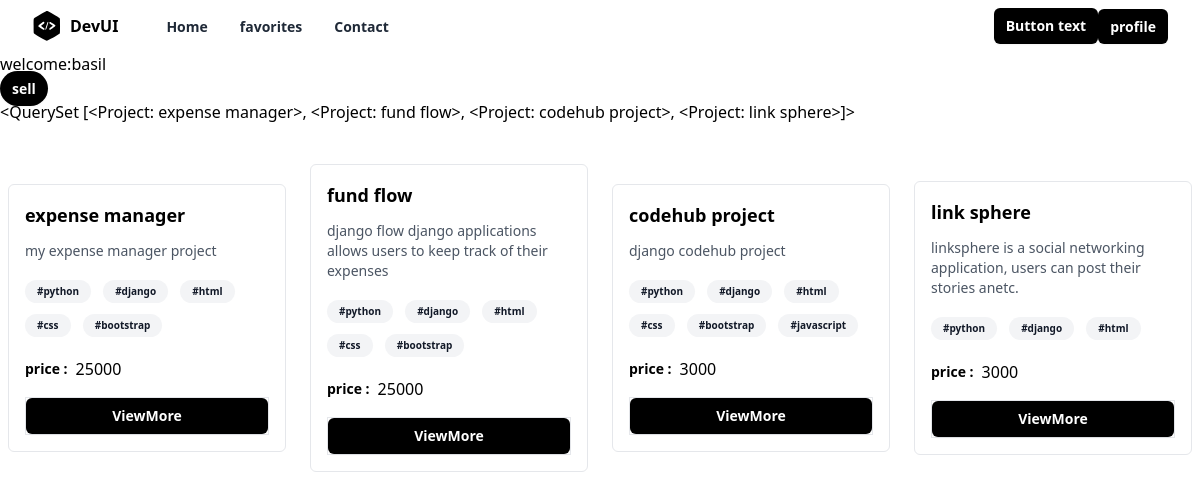
/index/ (signed in), run on the app's committed database.
### store/models.py (models this page shows)
class Project(models.Model):
    title=models.CharField(max_length=200)
    description=models.TextField()
    tag_objects=models.ManyToManyField(Tag)
    owner=models.ForeignKey(User,on_delete=models.CASCADE,related_name="projects")
    thumbnail=EmbedVideoField()
    price=models.PositiveIntegerField()
    files=models.FileField(upload_to="projects",null=True)
    created_date=models.DateTimeField(auto_now_add=True)
    updated_date=models.DateTimeField(auto_now=True)
    is_active=models.BooleanField(default=True)
    def __str__(self):
        return self.title

class Tag(models.Model):
    title=models.CharField(max_length=200,unique=True)
    created_date=models.DateTimeField(auto_now_add=True)
    updated_date=models.DateTimeField(auto_now=True)
    is_active=models.BooleanField(default=True)
    def __str__(self) -> str:
        return self.title

### store/views.py (the view)
# urls.py: path('index/',views.IndexView.as_view(),name="index"),
class IndexView(View):
    template_name="store/index.html"
    def get(self,request,*args,**kwargs):
        qs=Project.objects.all().exclude(owner=request.user)
        return render(request,self.template_name,{"projects":qs})

### store/templates/store/index.html (shortened to what this page needs)
{%extends 'store/base.html'%}
{%load embed_video_tags %}
{%block main_block%}
<h1>welcome:{{request.user}}</h1>
<div>
    <a
    href="{%url 'project-add'%}"
  type="button"
  class="rounded-full bg-black px-3 py-2 text-sm font-semibold text-white shadow-sm hover:bg-black/80 focus-visible:outline focus-visible:outline-2 focus-visible:outline-offset-2 focus-visible:outline-black"
>
  sell
</a>
</div>
{{projects}}
<div class="mx-auto grid w-full max-w-7xl items-center space-y-4 px-2 py-10 md:grid-cols-2 md:gap-6 md:space-y-0 lg:grid-cols-4">
  {%for p in projects%}
  <div class="rounded-md border">
    <div class="p-4">
      <h1 class="inline-flex items-center text-lg font-semibold">
        {{p.title}}
      </h1>
      <p class="mt-3 text-sm text-gray-600">
        {{p.description}}
      </p>
      <div class="mt-4">
        {%for t in p.tag_objects.all%}
        <span class="mb-2 mr-2 inline-block rounded-full bg-gray-100 px-3 py-1 text-[10px] font-semibold text-gray-900">
          #{{t}}
        </span>
        {%endfor%}
      </div>
      <div class="mt-3 flex items-center space-x-2">
        <span class="block text-sm font-semibold">price : </span>
        <span class="block">{{p.price}}</span>
      </div>
      <div class="mt-4 w-full border">
      <a
      href="{%url 'project-detail' p.id%}"
        type="button"
        class="w-full block text-center rounded-md bg-black px-3 py-2 text-sm font-semibold text-white shadow-sm hover:bg-black/80 focus-visible:outline focus-visible:outline-2 focus-visible:outline-offset-2 focus-visible:outline-black"
      >
        ViewMore
      </a>
      </div>
    </div>
  </div>
  {%endfor%}
</div>
{%endblock%}

### store/templates/store/base.html (shortened to what this page needs)
<!DOCTYPE html>
<html lang="en">
<head>
    <script src="https://cdn.tailwindcss.com"></script>
</head>
<body>
  <div class="relative w-full bg-white">
    <div class="mx-auto flex max-w-7xl items-center justify-between px-4 py-2 sm:px-6 lg:px-8">
      <div class="inline-flex items-center space-x-2">
        <span>
        </span>
        <span class="font-bold">DevUI</span>
      </div>
      <div class="hidden grow items-start lg:flex">
        <ul class="ml-12 inline-flex space-x-8">
          <li>
            <a
              href="{%url 'index'%}"
              class="text-sm font-semibold text-gray-800 hover:text-gray-900"
            >
              Home
            </a>
          </li>
          <li>
            <a
              href="{%url 'my-cart'%}"
              class="text-sm font-semibold text-gray-800 hover:text-gray-900"
            >
              favorites
            </a>
          </li>
          <li>
            <a
              href="#"
              class="text-sm font-semibold text-gray-800 hover:text-gray-900"
            >
              Contact
            </a>
          </li>
        </ul>
      </div>
      <div class="hidden lg:block">
        <button
          type="button"
          class="rounded-md bg-black px-3 py-2 text-sm font-semibold text-white shadow-sm hover:bg-black/80 focus-visible:outline focus-visible:outline-2 focus-visible:outline-offset-2 focus-visible:outline-black"
        >
          Button text
        </button>
      </div>
      <div class="hidden lg:block">
        <a href="{%url 'profile-update' request.user.profile.id%}"
          type="button"
          class="rounded-md bg-black px-3 py-2 text-sm font-semibold text-white shadow-sm hover:bg-black/80 focus-visible:outline focus-visible:outline-2 focus-visible:outline-offset-2 focus-visible:outline-black"
        >
          profile
        </a>
      </div>
    </div>
  </div>
  {%block main_block%}
  {%endblock%}
</body>
</html>

### data on the page
Project: title.title "<QuerySet [<Project: expense manager>, <Project: fund flow>, <Project: codehub project>, <Project: link sphere>]>", title "expense manager", description "my expense manager project", price "25000"
Tag: title "python"
Tag: title "django"
Tag: title "html"
Tag: title "css"
Tag: title "bootstrap"
Project: title "fund flow", description "django flow django applications allows users to keep track of their expenses", price "25000"
Project: title "codehub project", description "django codehub project", price "3000"
Tag: title "javascript"
Project: title "link sphere", description "linksphere is a social networking application, users can post their stories anetc.", price "3000"

### other printed values
{{ request.user }} "basil"
